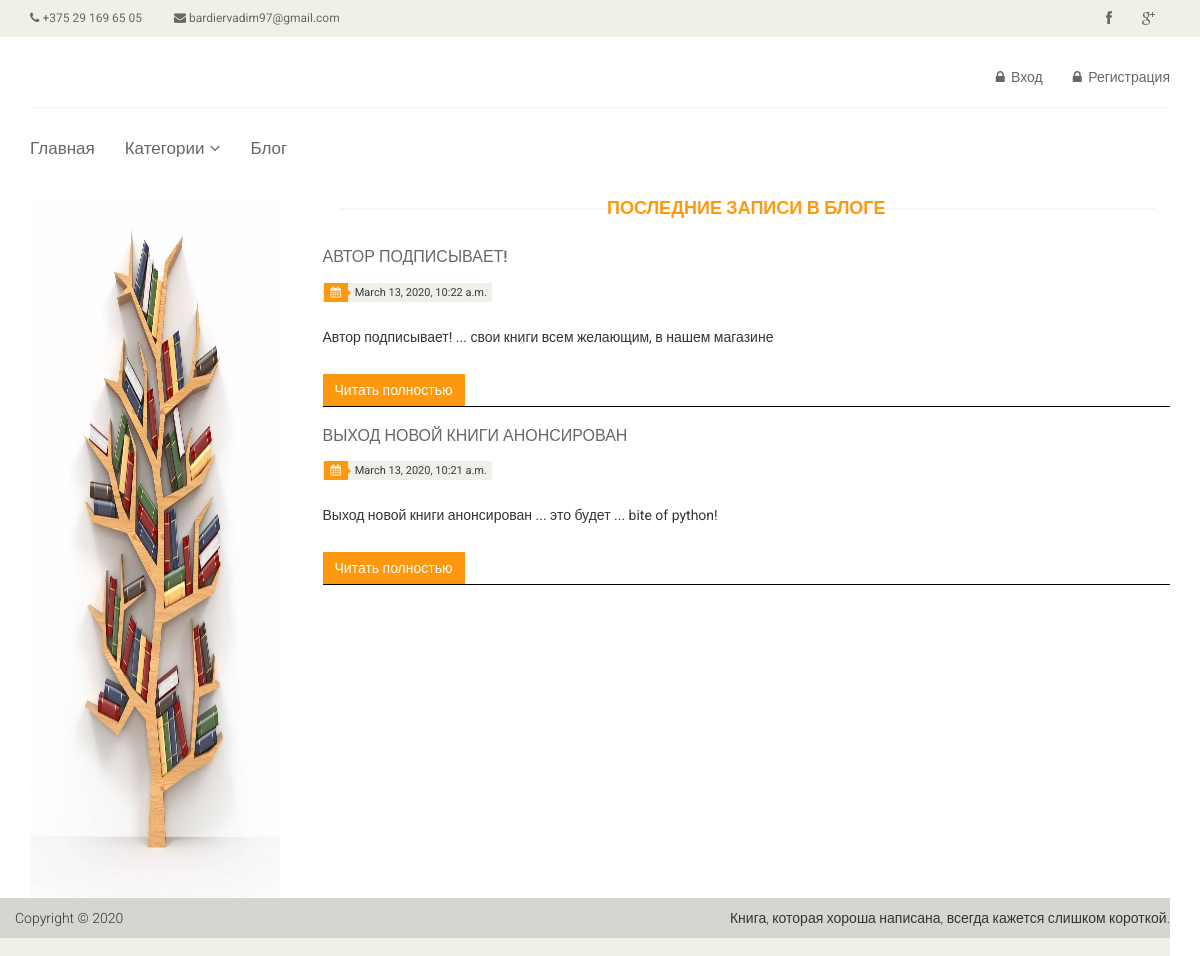
/blog/, run on an earlier commit of the app's database.
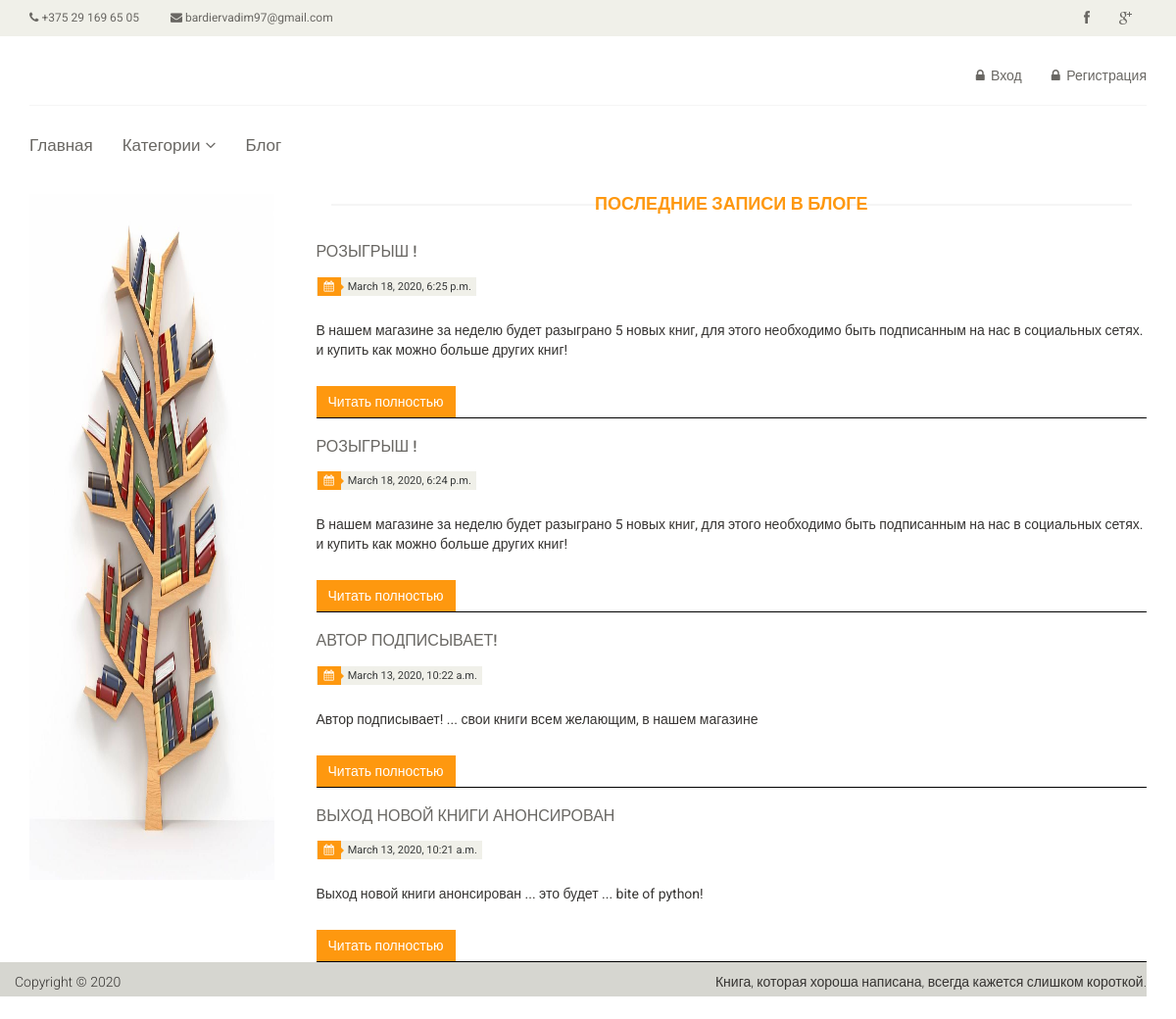
And on a later commit of the database.
### blog/models.py (models this page shows, shortened)
class Post(models.Model):
	title = models.CharField(max_length=225)
	text = models.TextField()
	reg_date = models.DateTimeField(auto_now=True)
	author = models.ForeignKey(User, on_delete=models.CASCADE, related_name='post', default='1')
	members = models.ManyToManyField(User, related_name='members', blank=True)
	class Meta:
		verbose_name = 'post'
		verbose_name_plural = 'posts'
		ordering = ['-reg_date']

### blog/views.py (the view)
# urls.py: path('', views.PostListView.as_view(), name='post_list'),
class PostListView(ListView):
	model = Post
	template_name = 'blog/blog_list.html'

### cart/context_processors.py (called while the page is built)
def cart(request):
	return {'cart': Cart(request)}

### templates/blog/blog_list.html
{% extends 'books/base.html' %}
{% load static %}
{% block content %}
    <section>
        <div class="container">
            <div class="row">
                <div class="col-sm-3">
                    <div class="left-sidebar">
                        <img src="{% static '/images/shelf.jpg' %}" width="250px" height="700">
                    </div>
                </div>
                <div class="col-sm-9">
                    <div class="blog-post-area">
                        <h2 class="title text-center">Последние записи в блоге</h2>
                        {% for post in post_list %}
                            <div class="single-blog-post" style="border-bottom: solid 0.5px black">
                                <h3>{{ post.title }}</h3>
                                <div class="post-meta">
                                    <ul>
                                        <li><i class="fa fa-calendar"></i>{{ post.reg_date }}</li>
                                    </ul>
                                </div>
                                <p style="text-overflow: ellipsis;">{{ post.text }}</p>
                                <a class="btn btn-primary" href="{% url 'post_detail' post.id %}">Читать полностью</a>
                            </div>
                        {% endfor %}
                    </div>
                </div>
            </div>
        </div>
    </section>
{% endblock content %}

### templates/books/base.html (shortened to what this page needs)
{% extends 'base.html' %}

### templates/base.html (shortened to what this page needs)
<!DOCTYPE html>
{% load static %}
<html lang="en" xmlns="http://www.w3.org/1999/html">
<head>
    <link href="{% static 'css/bootstrap.min.css' %}" rel="stylesheet">
    <link href="{% static 'css/font-awesome.min.css' %}" rel="stylesheet">
    <link href="{% static 'css/prettyPhoto.css' %}" rel="stylesheet">
    <link href="{% static 'css/price-range.css' %}" rel="stylesheet">
    <link href="{% static 'css/animate.css' %}" rel="stylesheet">
    <link href="{% static 'css/main.css' %}" rel="stylesheet">
    <link href="{% static 'css/responsive.css' %}" rel="stylesheet">
</head>
<body>
{% include 'include/header.html' %}
{% block content %}
{% endblock content %}
</body>
{% include 'include/footer.html'%}
</html>

### templates/include/header.html (shortened to what this page needs)
<header id="header">
    <div class="header_top">
        <div class="container">
            <div class="row">
                <div class="col-sm-6">
                    <div class="contactinfo">
                        <ul class="nav nav-pills">
                            <li><a href="#"><i class="fa fa-phone"></i> +375 29 169 65 05</a></li>
                            <li><a href="#"><i class="fa fa-envelope"></i> bardiervadim97@gmail.com</a></li>
                        </ul>
                    </div>
                </div>
                <div class="col-sm-6">
                    <div class="social-icons pull-right">
                        <ul class="nav navbar-nav">
                            <li><a href="#"><i class="fa fa-facebook"></i></a></li>
                            <li><a href="#"><i class="fa fa-google-plus"></i></a></li>
                        </ul>
                    </div>
                </div>
            </div>
        </div>
    </div>
    <div class="header-middle">
        <div class="container">
            <div class="row">
                <div class="col-sm-4">
                </div>
                <div class="col-sm-8">
                    <div class="shop-menu pull-right">
                        <ul class="nav navbar-nav">
                            {% if user.is_authenticated %}
                                <li><a href="{% url 'account_detail' user.pk %}"><i class="fa fa-user"></i> Аккаунт</a></li>
                                <li><a href="{% url 'logout' %}"><i class="fa fa-lock"></i> Выход</a></li>
                                <li><a href="{% url 'pass-change' %}"><i class="fa fa-lock"></i> Смена пароля</a></li>
                                {% if user.email == '' %}
                                    <li><a href="{% url 'subscribe' %}"><i class="fa fa-user"></i>Указать email</a></li>
                                {% else %}
                                    <li><a href="{% url 'unsubscribe' %}"><i class="fa fa-user"></i>Убрать email</a></li>
                                {% endif %}
                                <li>{% if user.is_staff %}
                                    <a href="/blog/admin"><i class="fa fa-user"></i>Добавить пост</a>
                                {% endif %}</li>
                            {% else %}
                                <li><a href="{% url 'login' %}"><i class="fa fa-lock"></i> Вход</a></li>
                                <li><a href="{% url 'register' %}"><i class="fa fa-lock"></i> Регистрация</a></li>
                            {% endif %}
                        </ul>
                    </div>
                </div>
            </div>
        </div>
    </div>
    <div class="header-bottom">
        <div class="container">
            <div class="row">
                <div class="col-sm-12">
                    <div class="mainmenu pull-left">
                        <ul class="nav navbar-nav collapse navbar-collapse">
                            <li><a href="{% url 'book_list' %}">Главная</a></li>
                            <li class="dropdown"><a href="#">Категории<i class="fa fa-angle-down"></i></a>
                            </li>
                            <li><a href="{% url 'post_list' %}">Блог</a></li>
                        </ul>
                    </div>
                </div>
            </div>
        </div>
    </div>
</header>

### templates/include/footer.html
<footer id="footer">
    <div class="footer-bottom">
        <div class="container">
            <div class="row">
                <p class="pull-left">Copyright © 2020</p>
                <p class="pull-right">Книга, которая хороша написана, всегда кажется слишком короткой.</p>
            </div>
        </div>
    </div>
</footer>

### static/css/main.css (style rules this page uses)
body { font-family: 'Roboto', sans-serif; background; position: relative; font-weight: 400px; padding-bottom: 58px; }
ul li { list-style: none; }
a { -webkit-transition: 300ms; -moz-transition: 300ms; -o-transition: 300ms; transition: 300ms; }
h1, h2, h3, h4, h5, h6 { font-family: 'Roboto', sans-serif; }
.header_top { background: none repeat scroll 0 0 #F0F0E9; }
.contactinfo ul li:first-child { margin-left: -15px; }
.contactinfo ul li a { font-size: 12px; color: #696763; font-family: 'Roboto', sans-serif; }
.social-icons ul li a { border: 0 none; border-radius: 0; color: #696763; padding: 0px; }
.social-icons ul li { display: inline-block; }
.social-icons ul li a i { padding: 11px 15px; transition: all 0.9s ease 0s; -moz-transition: all 0.9s ease 0s; -webkit-transition: all 0.9s ease 0s; -o-transition: all 0.9s ease 0s; }
.header-middle .container .row { border-bottom: 1px solid #f5f5f5; margin-left: 0; margin-right: 0; padding-bottom: 20px; padding-top: 20px; }
.header-middle .container .row .col-sm-4 { padding-left: 0; }
.header-middle .container .row .col-sm-8 { padding-right: 0; }
.shop-menu ul li { display: inline-block; padding-left: 15px; padding-right: 15px; }
.shop-menu ul li:last-child { padding-right: 0; }
.shop-menu ul li a { background: #FFFFFF; color: #696763; font-family: 'Roboto', sans-serif; font-size: 14px; font-weight: 300; padding: 0; padding-right: 0; margin-top: 10px; }
.shop-menu ul li a i { margin-right: 3px; }
.header-bottom { padding-bottom: 30px; padding-top: 30px; }
.navbar-collapse.collapse { padding-left: 0; }
.mainmenu ul li { padding-right: 15px; padding-left: 15px; }
.mainmenu ul li:first-child { padding-left: 0px; }
.mainmenu ul li a { color: #696763; font-family: 'Roboto', sans-serif; font-size: 17px; font-weight: 300; padding: 0; padding-bottom: 10px; }
.fa-angle-down { padding-left: 5px; }
#footer { background: #F0F0E9; position: absolute; bottom: 0; height: 58px; }
.footer-bottom { background: #D6D6D0; padding-top: 10px; }
.footer-bottom p { color: #363432; font-family: 'Roboto', sans-serif; font-weight: 300; margin-left: 15px; }
.left-sidebar h2:after, h2.title:after { content: " "; position: absolute; border: 1px solid #f5f5f5; bottom: 8px; left: 0; width: 100%; height: 0; z-index: -2; }
h2.title:before { content: " "; position: absolute; background: #fff; bottom: -6px; width: 220px; height: 30px; z-index: -1; left: 50%; margin-left: -110px; }
h2.title { color: #FE980F; font-family: 'Roboto', sans-serif; font-size: 18px; font-weight: 700; margin: 0 15px; text-transform: uppercase; margin-bottom: 30px; position: relative; }
.blog-post-area .single-blog-post h3 { color: #696763; font-size: 16px; font-family: 'Roboto', sans-serif; text-transform: uppercase; font-weight: 500; margin-bottom: 17px; }
.blog-post-area .single-blog-post p { color: #363432 }
.blog-post-area .post-meta { display: block; margin-bottom: 25px; overflow: hidden; }
.blog-post-area .post-meta ul { padding: 0; display: inline; }
.blog-post-area .post-meta ul li { background: #F0F0E9; float: left; margin-right: 10px; padding: 0 5px; font-size: 11px; color: #393b3b; position: relative; }
.blog-post-area .post-meta ul li i { background: #FE980F; color: #FFFFFF; margin-left: -4px; margin-right: 7px; padding: 4px 7px; }
.sinlge-post-meta li i:after, .blog-post-area .post-meta ul li i:after { content: ""; position: absolute; width: auto; height: auto; border-color: transparent transparent transparent #FE980F; border-width: 4px; border-style: solid; top: 6px; left: 24px }
.blog-post-area .single-blog-post .btn-primary { background: #FE980F; border: medium none; border-radius: 0; color: #FFFFFF; margin-top: 17px; }
.btn.btn-primary { background: #FE980F; border: 0 none; border-radius: 0; margin-top: 16px; }

What changed in the data, as far as the page shows it:
added Post: title "РОЗЫГРЫШ !", reg_date "March 18, 2020, 6:25 p.m.", text "В нашем магазине за неделю будет разыграно 5 новых книг, для этого необходимо быть подписанным на нас в социальных сетях. и купить как можно больше других книг!"
added Post: title "РОЗЫГРЫШ !", reg_date "March 18, 2020, 6:24 p.m.", text "В нашем магазине за неделю будет разыграно 5 новых книг, для этого необходимо быть подписанным на нас в социальных сетях. и купить как можно больше других книг!"
